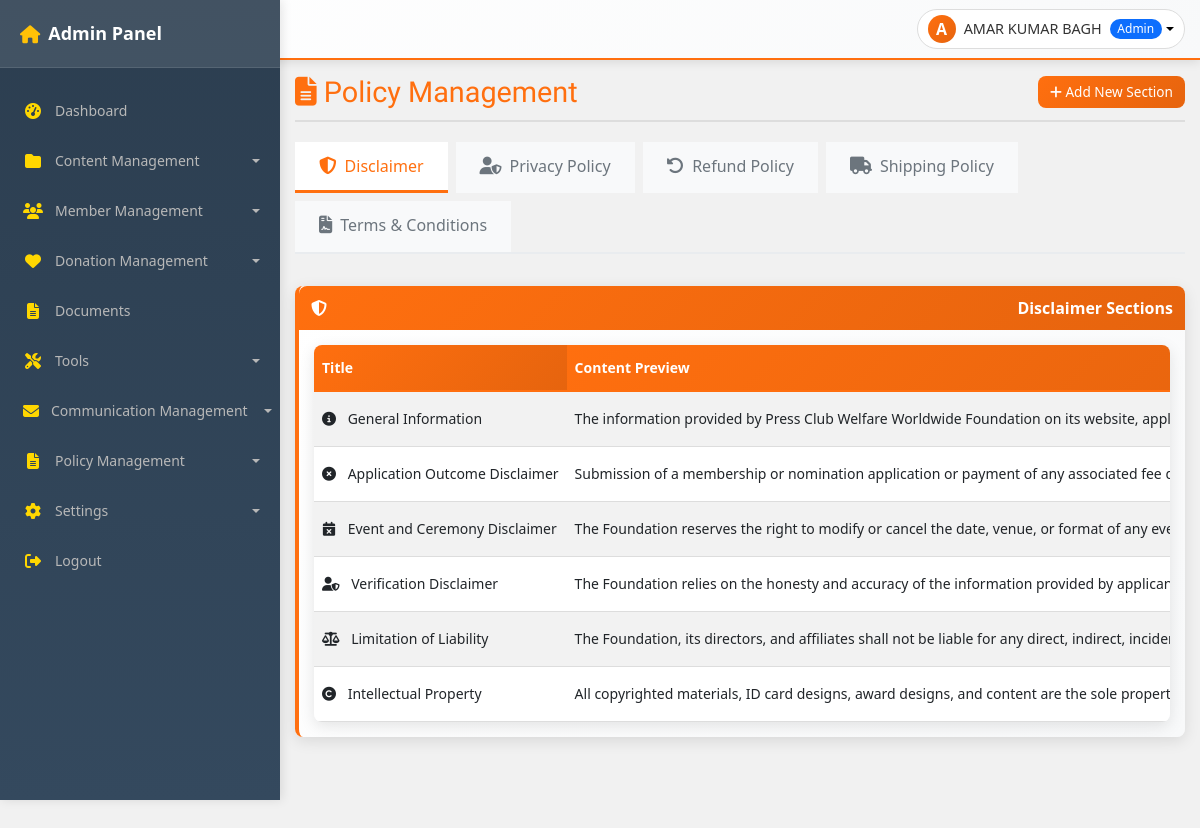
Page /admin/policy_management.php (signed in) on the committed database.
### tables this page shows
CREATE TABLE `disclaimer_content` (
  `id` int(11) NOT NULL,
  `section_title` varchar(255) NOT NULL,
  `section_content` text NOT NULL,
  `section_icon` varchar(100) DEFAULT NULL,
  `sort_order` int(11) NOT NULL DEFAULT 0,
  `status` enum('active','inactive') NOT NULL DEFAULT 'active',
  `created_at` timestamp NULL DEFAULT current_timestamp(),
  `updated_at` timestamp NULL DEFAULT NULL ON UPDATE current_timestamp()
);

### admin/policy_management.php (the view, shortened to what this page needs)
<?php
require_once 'includes/auth_check.php';
$action = isset($_GET['action']) ? sanitizeInput($_GET['action']) : 'list';
$policy_type = isset($_GET['type']) ? sanitizeInput($_GET['type']) : 'disclaimer';
$policyConfig = [
    'disclaimer' => [
        'table' => 'disclaimer_content',
        'title' => 'Disclaimer',
        'icon' => 'fa-shield-alt'
    ],
    'privacy' => [
        'table' => 'privacy_policy_content',
        'title' => 'Privacy Policy',
        'icon' => 'fa-user-shield'
    ],
    'refund' => [
        'table' => 'refund_policy_content',
        'title' => 'Refund Policy',
        'icon' => 'fa-undo-alt'
    ],
    'shipping' => [
        'table' => 'shipping_policy_content',
        'title' => 'Shipping Policy',
        'icon' => 'fa-truck'
    ],
    'terms' => [
        'table' => 'terms_conditions_content',
        'title' => 'Terms & Conditions',
        'icon' => 'fa-file-contract'
    ]
];
$currentTable = $policyConfig[$policy_type]['table'];
$currentTitle = $policyConfig[$policy_type]['title'];
try {
    $db = getDbConnection();
} catch (PDOException $e) {
    logError("Database connection error: " . $e->getMessage());
    $error = "Database error: " . $e->getMessage();
}
$page = isset($_GET['page']) ? (int)$_GET['page'] : 1;
$limit = 12;
$offset = ($page - 1) * $limit;
try {
    $stmt = $db->prepare("SELECT * FROM {$currentTable} ORDER BY sort_order ASC LIMIT :limit OFFSET :offset");
    $stmt->bindValue(':limit', $limit, PDO::PARAM_INT);
    $stmt->bindValue(':offset', $offset, PDO::PARAM_INT);
    $stmt->execute();
    $sections = $stmt->fetchAll(PDO::FETCH_ASSOC);
} catch (PDOException $e) {
    logError("Database query error: " . $e->getMessage());
    $error = "Database error: " . $e->getMessage();
    $sections = [];
    $totalPages = 0;
}
include 'includes/header.php';
?>
<?php include 'includes/sidebar.php'; ?>
<div class="admin-content">
    <?php include 'includes/topbar.php'; ?>
    <div class="main-content">
        <div class="page-header">
            <h1 class="page-title">
                <i class="fas fa-file-alt"></i> Policy Management
            </h1>
            <div class="page-actions">
                <?php if ($action === 'add' || $action === 'edit'): ?>
                    <a href="policy_management.php?type=<?php echo $policy_type; ?>" class="btn btn-secondary">
                        <i class="fas fa-arrow-left"></i> Back to List
                    </a>
                <?php else: ?>
                    <a href="policy_management.php?action=add&type=<?php echo $policy_type; ?>" class="btn btn-primary">
                        <i class="fas fa-plus"></i> Add New Section
                    </a>
                <?php endif; ?>
            </div>
        </div>
        <?php if ($action === 'list'): ?>
            <div class="policy-tabs">
                <?php foreach ($policyConfig as $key => $config): ?>
                    <a href="policy_management.php?type=<?php echo $key; ?>"
                       class="policy-tab <?php echo $policy_type === $key ? 'active' : ''; ?>">
                        <i class="fas <?php echo $config['icon']; ?>"></i>
                        <span><?php echo $config['title']; ?></span>
                    </a>
                <?php endforeach; ?>
            </div>
        <?php endif; ?>
        <?php if ($action === 'add' || $action === 'edit'): ?>
            <div class="admin-card">
                <div class="card-header">
                    <i class="fas fa-<?php echo $action === 'add' ? 'plus' : 'edit'; ?>"></i>
                    <?php echo ($action === 'add') ? "Add New Section - {$currentTitle}" : "Edit Section - {$currentTitle}"; ?>
                </div>
                <div class="card-body">
                    <form method="post">
                        <input type="hidden" name="action" value="<?php echo $action; ?>">
                        <input type="hidden" name="policy_type" value="<?php echo $policy_type; ?>">
                        <input type="hidden" name="csrf_token" value="<?php echo htmlspecialchars(generateCSRF(), ENT_QUOTES, 'UTF-8'); ?>">
                        <?php if ($action === 'edit'): ?>
                            <input type="hidden" name="section_id" value="<?php echo $section['id']; ?>">
                        <?php endif; ?>
                        <div class="row mb-3">
                            <div class="col-md-8">
                                <label for="section_title" class="form-label">Section Title <span class="text-danger">*</span></label>
                                <input type="text" class="form-control" id="section_title" name="section_title"
                                       value="<?php echo htmlspecialchars($section['section_title'] ?? ''); ?>" required>
                            </div>
                            <div class="col-md-4">
                                <label for="section_icon" class="form-label">Icon Class</label>
                                <input type="text" class="form-control" id="section_icon" name="section_icon"
                                       value="<?php echo htmlspecialchars($section['section_icon'] ?? 'fa-info-circle'); ?>"
                                       placeholder="e.g., fa-info-circle">
                                <small class="text-muted">Font Awesome icon class</small>
                            </div>
                        </div>
                        <div class="mb-3">
                            <label for="section_content" class="form-label">Section Content <span class="text-danger">*</span></label>
                            <textarea class="form-control ckeditor" id="section_content" name="section_content" rows="8" required><?php echo htmlspecialchars($section['section_content'] ?? ''); ?></textarea>
                        </div>
                        <div class="row mb-3">
                            <div class="col-md-6">
                                <label for="sort_order" class="form-label">Sort Order</label>
                                <input type="number" class="form-control" id="sort_order" name="sort_order"
                                       value="<?php echo htmlspecialchars($section['sort_order'] ?? 1); ?>" min="1">
                            </div>
                            <div class="col-md-6">
                                <label for="status" class="form-label">Status</label>
                                <select class="form-select" id="status" name="status">
                                    <option value="active" <?php echo (isset($section['status']) && $section['status'] === 'active') ? 'selected' : ''; ?>>Active</option>
                                    <option value="inactive" <?php echo (isset($section['status']) && $section['status'] === 'inactive') ? 'selected' : ''; ?>>Inactive</option>
                                </select>
                            </div>
                        </div>
                        <div class="mt-4">
                            <button type="submit" class="btn btn-primary">
                                <i class="fas fa-save"></i> <?php echo ($action === 'add') ? "Add Section" : "Update Section"; ?>
                            </button>
                            <a href="policy_management.php?type=<?php echo $policy_type; ?>" class="btn btn-secondary">
                                <i class="fas fa-times"></i> Cancel
                            </a>
                        </div>
                    </form>
                </div>
            </div>
        <?php else: ?>
            <div class="admin-card">
                <div class="card-header">
                    <i class="fas <?php echo $policyConfig[$policy_type]['icon']; ?>"></i> <?php echo $currentTitle; ?> Sections
                </div>
                <div class="card-body">
                    <?php if (count($sections) > 0): ?>
                        <div class="table-responsive">
                            <table class="table table-striped table-hover">
                                <thead>
                                    <tr>
                                        <th style="width: 30%;">Title</th>
                                        <th class="d-none d-md-table-cell" style="width: 40%;">Content Preview</th>
                                    </tr>
                                </thead>
                                <tbody>
                                    <?php foreach ($sections as $item): ?>
                                        <tr>
                                            <td>
                                                <?php if (!empty($item['section_icon'])): ?>
                                                    <i class="fas <?php echo htmlspecialchars($item['section_icon']); ?> me-2"></i>
                                                <?php endif; ?>
                                                <?php echo htmlspecialchars($item['section_title']); ?>
                                            </td>
                                            <td class="d-none d-md-table-cell">
                                                <?php echo htmlspecialchars(substr(strip_tags($item['section_content']), 0, 100)) .
                                                     (strlen(strip_tags($item['section_content'])) > 100 ? '...' : ''); ?>
                                            </td>
                                        </tr>
                                    <?php endforeach; ?>
                                </tbody>
                            </table>
                        </div>
                    <?php endif; ?>
                </div>
            </div>
        <?php endif; ?>
    </div>
</div>
<?php include 'includes/footer.php'; ?>

### admin/assets/css/style.css (style rules this page uses)
:root { --primary-color: #ff6f0f; --primary-dark: #e6640e; --primary-light: #ff8a3d; --secondary-color: var(--primary-dark); --secondary-dark: var(--primary-dark); --secondary-light: var(--primary-light); --gold-color: #ffd700; --success-color: #25d366; --success-dark: #128c7e; --info-color: #17a2b8; --warning-color: #ffc107; --danger-color: #dc3545; --text-color: #333; --text-light: #555; --text-muted: #6c757d; --text-white: #fff; --text-light-gray: #b8b8b8; --light-bg: #f8f9fa; --body-bg: #f1f1f1; --white-bg: #ffffff; --dark-bg: #151414; --darker-bg: #2c2c2c; --black-bg: #000; --border-light: #ddd; --border-lighter: #eee; --border-dark: #373636; --gradient-primary: linear-gradient(135deg, var(--primary-color), var(--primary-dark)); --gradient-primary-reverse: linear-gradient(175deg, var(--primary-color) 50%, var(--primary-dark) 50%); --gradient-header: linear-gradient(135deg, #ffffff 0%, #f8f9fa 100%); --gradient-navbar: linear-gradient(180deg, #2c3e50 0%, #34495e 100%); --gradient-success: linear-gradient(135deg, var(--success-color), var(--success-dark)); --shadow-light: rgba(0, 0, 0, 0.05); --shadow-medium: rgba(0, 0, 0, 0.1); --shadow-dark: rgba(0, 0, 0, 0.15); --shadow-darker: rgba(0, 0, 0, 0.2); --shadow-darkest: rgba(0, 0, 0, 0.3); --overlay-light: rgba(255, 255, 255, 0.1); --overlay-medium: rgba(255, 255, 255, 0.2); --overlay-dark: rgba(0, 0, 0, 0.5); --overlay-darker: rgba(0, 0, 0, 0.6); --overlay-darkest: rgba(0, 0, 0, 0.7); --primary-color-overlay: rgba(255, 111, 15, 0.7); --sidebar-width: 280px; --sidebar-collapsed-width: 70px; --topbar-height: 60px; --border-radius: 8px; --box-shadow: 0 4px 15px var(--shadow-medium); --transition: all 0.3s ease; }
* { margin: 0; padding: 0; box-sizing: border-box; }
body { font-family: "Teko", sans-serif; font-weight: 400; background-color: var(--body-bg); color: var(--text-color); overflow-x: hidden; }
h1, h2, h3, h4, h5, h6 { font-family: "Bakbak One", sans-serif; }
@media (min-width: 992px) { .admin-content { margin-left: var(--sidebar-width); width: calc(100% - var(--sidebar-width)); } }
.admin-content { flex: 1; min-height: 100vh; background-color: var(--body-bg); padding: 0; margin-top: var(--topbar-height); transition: margin-left 0.3s ease; width: 100%; overflow-x: hidden; }
.main-content { flex-grow: 1; padding: 15px; background-color: var(--body-bg); min-height: calc(100vh - var(--topbar-height)); overflow-x: hidden; width: 100%; max-width: 100%; }
.table-responsive { border-radius: var(--border-radius); box-shadow: var(--box-shadow); overflow-x: auto; width: 100%; -webkit-overflow-scrolling: touch; }
.table { margin-bottom: 0; width: 100%; }
.table th { background: var(--gradient-primary); border-top: none; font-weight: 600; color: var(--text-white); padding: 10px; border-bottom: 2px solid var(--primary-color); white-space: nowrap; }
.table td { padding: 8px; vertical-align: middle; border-color: var(--border-light); white-space: nowrap; }
.table-striped tbody tr:nth-of-type(odd) { background-color: rgba(255, 111, 15, 0.02); }
.page-header { display: flex; justify-content: space-between; align-items: center; margin-bottom: 20px; padding-bottom: 10px; border-bottom: 2px solid var(--border-light); }
.page-title { margin: 0; color: var(--primary-color); font-size: 1.8rem; font-family: "Bakbak One", sans-serif; }
.page-actions { display: flex; gap: 8px; }
.admin-card { background: var(--gradient-header); border-radius: var(--border-radius); box-shadow: var(--box-shadow); transition: var(--transition); border: none; margin-bottom: 15px; border-left: 4px solid var(--primary-color); }
.admin-card .card-header { background: var(--gradient-primary); color: var(--text-white); padding: 10px 12px; font-weight: bold; display: flex; align-items: center; justify-content: space-between; border-radius: var(--border-radius) var(--border-radius) 0 0; border-bottom: none; }
.admin-card .card-header i { margin-right: 8px; }
.admin-card .card-body { padding: 15px; }
.btn { border-radius: var(--border-radius); padding: 6px 12px; font-weight: 500; transition: var(--transition); border: none; cursor: pointer; font-size: 0.85rem; }
.btn-primary { background: var(--gradient-primary); color: var(--text-white); }

### admin/includes/header.php (style rules this page uses)
body { font-family: 'Segoe UI', Tahoma, Geneva, Verdana, sans-serif; }

### rows in the picture
disclaimer_content: section_title "General Information", section_content "The information provided by Press Club Welfare Worldwide Foundation on its website,…"
disclaimer_content: section_title "Application Outcome Disclaimer", section_content "Submission of a membership or nomination application or payment of any associated fee…"
disclaimer_content: section_title "Event and Ceremony Disclaimer", section_content "The Foundation reserves the right to modify or cancel the date, venue, or format of any…"
disclaimer_content: section_title "Verification Disclaimer", section_content "The Foundation relies on the honesty and accuracy of the information provided by…"
disclaimer_content: section_title "Limitation of Liability", section_content "The Foundation, its directors, and affiliates shall not be liable for any direct, indirect,…"
disclaimer_content: section_title "Intellectual Property", section_content "All copyrighted materials, ID card designs, award designs, and content are the sole…"

### other values in the picture
$pageTitle "Policy Management"
substr($_SESSION['user_name'], 0, 1) "A"
$_SESSION['user_name'] "AMAR KUMAR BAGH"
$_SESSION['user_type'] "Admin"
$config['title'] "Disclaimer"
$config['title'] "Privacy Policy"
$config['title'] "Refund Policy"
$config['title'] "Shipping Policy"
$config['title'] "Terms & Conditions"
$currentTitle "Disclaimer"
